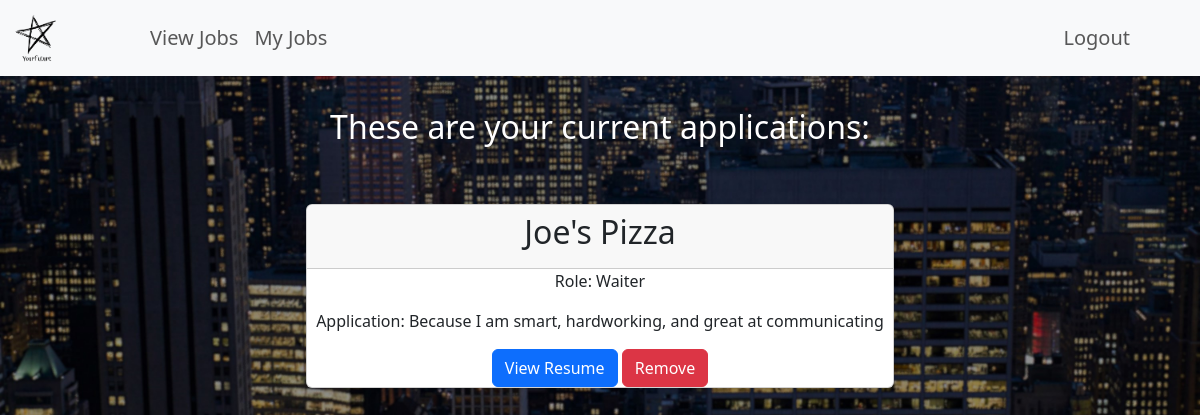
/pinnedjobs (signed in), run on the app's committed database.
### tables this page shows
CREATE TABLE "intrested_jobs" (
	"company"	TEXT NOT NULL,
	"role"	TEXT NOT NULL,
	"name"	TEXT NOT NULL,
	"email"	TEXT NOT NULL,
	"user_id"	INTEGER NOT NULL,
	"job_id"	INTEGER NOT NULL,
	"reason"	TEXT NOT NULL,
	"resume"	TEXT NOT NULL,
	"filepath"	TEXT NOT NULL,
	"id"	INTEGER NOT NULL,
	PRIMARY KEY("id" AUTOINCREMENT)
);

### app.py (the view, shortened to what this page needs)
@login_required
@app.route('/pinnedjobs', methods = ["GET", "POST"])
def pinnedJobs():
    conn = get_db()
    cursor = conn.cursor()
    cursor.execute("SELECT * FROM intrested_jobs WHERE user_id = ?",(session["user_id"],))
    jobs = cursor.fetchall()
    portfolio=[]
    if jobs:
        for job in jobs:
            portfolio.append({"company":job["company"], "role": job["role"], "id": job["id"], "reason": job["reason"], "resume":job["resume"], "filepath": job["filepath"]})
    conn.close()
    return render_template("sapplications.html", portfolio = portfolio)

### app.py (called while the page is built)
def get_db():
    if not hasattr(g, 'sqlite_db'): #checks if database connection is already established
        g.sqlite_db = sqlite3.connect(db, check_same_thread=False) #creates new database connection
        g.sqlite_db.row_factory = sqlite3.Row  # Allows column access by name, instead of index
    return g.sqlite_db #return database connection

### templates/sapplications.html (shortened to what this page needs)
{% extends "layout.html" %}
{% block main %}
<div class = "custom-welcome">
    <h2>These are your current applications:</h2>
<div>
    {% for job in portfolio %}
        <div class="row justify-content-center">
            <div class="col-md-6">
                <div class="card">
                    <div class="card-header">
                        <h2 class="text-center">{{ job.company }}</h2>
                    </div>
                    <form action="/reviewJobs" method="post">
                        <div class="job">
                            <p>Role: {{ job.role }}</p>
                            <p>Application: {{ job.reason }}</p>
                        </div>
                        <div class="d-grid gap-2 d-md-block">
                            <button type="button" class="btn btn-primary" data-bs-toggle="modal" data-bs-target="#addJobModal{{ job.id }}">
                                View Resume
                            </button>
                            <button type="submit" class="btn btn-danger" name="action" value="remove_{{ job.id }}">Remove</button>
                        </div>
                    </form>
                </div>
            </div>
        </div>
    {% endfor %}
{% endblock %}

### static/style.css (style rules this page uses)
body { background-image: url('./city.jpg'); background-size: cover; background-position: center; background-repeat: no-repeat; background-attachment: fixed; color:white; height: 100vh; }
.card { box-shadow: 0 2px 4px rgba(0, 0, 0, 0.1); margin-top: 50px; }
.custom-welcome { text-align: center !important; margin-top: auto; }

### data on the page
intrested_jobs: company "Joe's Pizza", role "Waiter", reason "Because I am smart, hardworking, and great at communicating"
